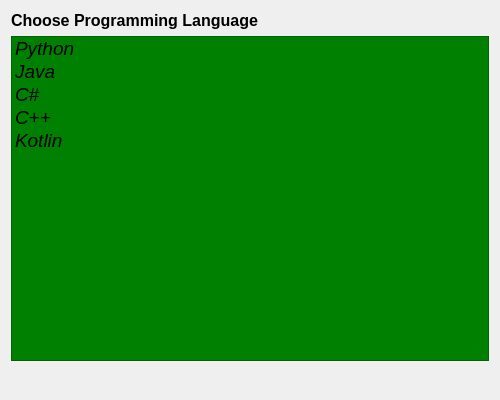
<?xml version="1.0" encoding="UTF-8"?>
<ui version="4.0">
 <class>Form</class>
 <widget class="QWidget" name="Form">
  <property name="geometry">
   <rect>
    <x>0</x>
    <y>0</y>
    <width>500</width>
    <height>400</height>
   </rect>
  </property>
  <property name="windowTitle">
   <string>Form</string>
  </property>
  <property name="styleSheet">
   <string notr="true">QListWidget {

background-color:green

}</string>
  </property>
  <layout class="QVBoxLayout" name="verticalLayout">
   <item>
    <widget class="QLabel" name="label">
     <property name="font">
      <font>
       <pointsize>12</pointsize>
       <weight>75</weight>
       <bold>true</bold>
      </font>
     </property>
     <property name="text">
      <string>Choose Programming Language</string>
     </property>
    </widget>
   </item>
   <item>
    <widget class="QListWidget" name="listWidget">
     <property name="font">
      <font>
       <pointsize>14</pointsize>
       <italic>true</italic>
      </font>
     </property>
     <item>
      <property name="text">
       <string>Python</string>
      </property>
     </item>
     <item>
      <property name="text">
       <string>Java</string>
      </property>
     </item>
     <item>
      <property name="text">
       <string>C#</string>
      </property>
     </item>
     <item>
      <property name="text">
       <string>C++</string>
      </property>
     </item>
     <item>
      <property name="text">
       <string>Kotlin</string>
      </property>
     </item>
    </widget>
   </item>
   <item>
    <widget class="QLabel" name="label_2">
     <property name="font">
      <font>
       <pointsize>14</pointsize>
      </font>
     </property>
     <property name="text">
      <string/>
     </property>
    </widget>
   </item>
  </layout>
 </widget>
 <resources/>
 <connections/>
</ui>
